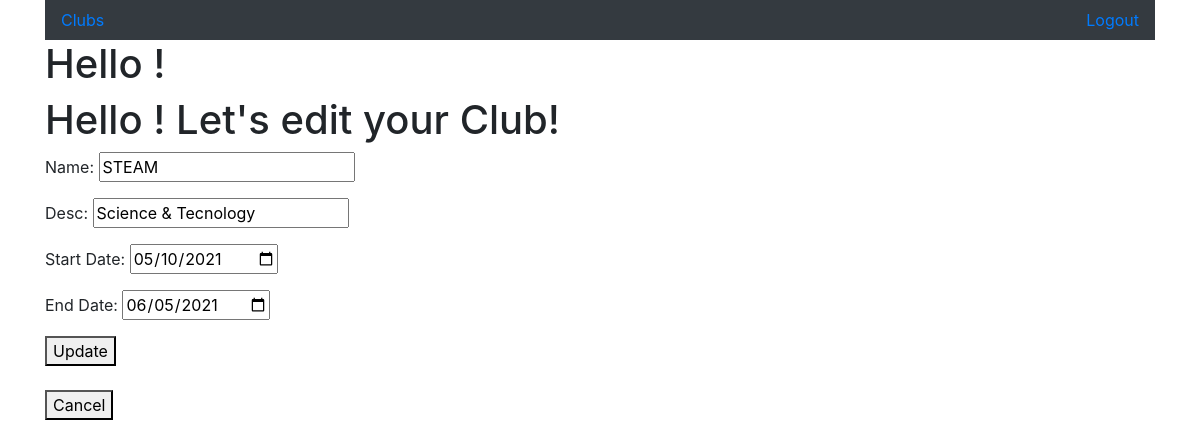
The page /clubs/edit/5 on the database its author committed.
### clubapp/models.py (models this page shows)
class Club(models.Model):
    name = models.CharField(max_length=255)
    desc = models.TextField()
    date_start = models.DateTimeField()
    date_end = models.DateTimeField()
    owner = models.ForeignKey(User, related_name = "clubs",on_delete=models.CASCADE)
    joined = models.ManyToManyField(User, related_name = "joined_clubs")
    created_at = models.DateTimeField(auto_now_add=True)
    updated_at = models.DateTimeField(auto_now=True)
    objects= ClubManager()

### clubapp/views.py (the view)
# urls.py: path('clubs/edit/<int:id>', views.edit),
def edit(request,id):
    context={
        'club':Club.objects.get(id=id)
    }
    return render(request,"edit.html",context)

### clubapp/templates/edit.html (shortened to what this page needs)
{% extends "base.html" %}
{% block content %}
    <div >
        <h1 > Hello {{user.first_name}} {{user.last_name}}! Let's edit your Club!</h1>
    </div>
    <form action="/clubs/{{club.id}}/update" method="POST">
        <div id="form">
            <p>Name: <input type="text" name="name" value="{{club.name}}"></p>
            <p>Desc: <input type="text" name="desc" value="{{club.desc}}"></p>
            <p>Start Date: <input type="date" name="date_start" value="{{club.date_start|date:'Y-m-d'}}"></p>
            <p>End Date: <input type="date" name="date_end" value="{{club.date_end|date:'Y-m-d'}}"></p>
            <button type="submit" >Update</button> <br> <br>
        </div>
    </form>
    <a href="/clubs"> <button >Cancel</button></a>
{% endblock content %}

### rows shown on the page
Club: name "STEAM", desc "Science & Tecnology", date_start "05/10/2021", date_end "06/05/2021"
